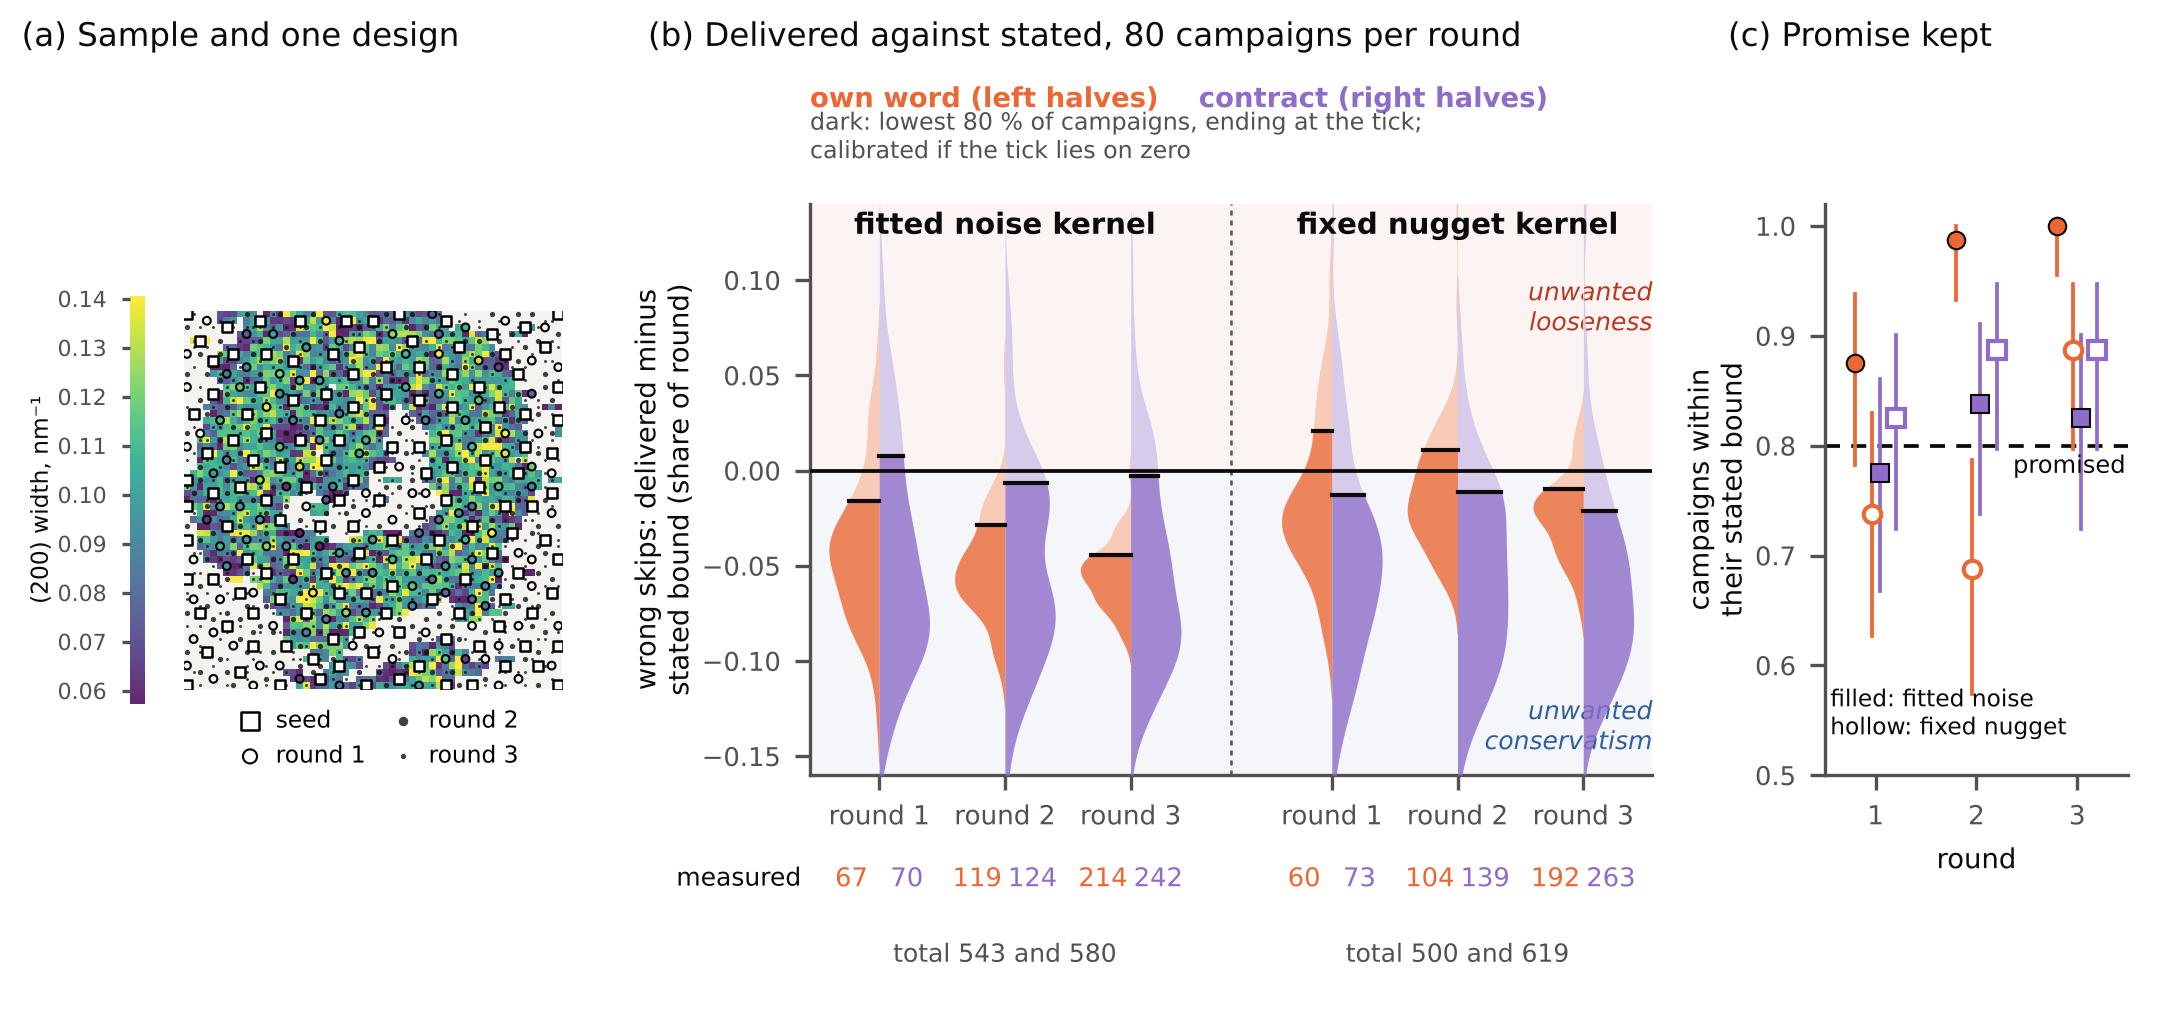

This figure's Python source:
"""
Figure 1 (round 8): specified and calibrated in advance. NaCl (200)-width scan, 80 fresh hierarchical designs, one
Gaussian process on the staged plan (seed = levels 0-3, three rounds), budget 0.20 per round at confidence 0.80.
Per round the same frozen process and the same held-out calibration draw; on the leftover sites the cut is set either
by the process's own uncertainty (joint posterior draws) or by the calibration draw (exact bound). Each cut is shown
in the campaign it drives. Two kernels of the same process: white noise fitted, or a fixed nugget.

(a) Measured width with the seed and the three rounds of one design.
(b) Per round and campaign: wrong skips delivered minus the bound stated before the round (share of the round).
    Dark: the lowest 80 % of campaigns, ending at the tick; calibrated if the tick lies on zero.
(c) Share of campaigns within their stated bound, against the 80 % promised (Clopper-Pearson 95 %).

    python manuscript/figures/fig_hook3.py
"""
from __future__ import annotations

import json
import sys
from pathlib import Path

import matplotlib.pyplot as plt
import numpy as np
from scipy.stats import beta, gaussian_kde

FIG = Path(__file__).resolve().parent
ROOT = FIG.parents[1]
sys.path.insert(0, str(FIG)); sys.path.insert(0, str(ROOT)); sys.path.insert(0, str(ROOT / "src"))

INK, INK2 = "#0b0b0b", "#52514e"
ORANGE, PURPLE = "#eb6834", "#8e6cc8"
RED, BLUE = "#b8391f", "#2f5f9e"
CONF = 0.80
KLAB = {"fitted": "fitted noise", "nugget": "fixed nugget"}


def cp(k, n, a=0.05):
    return (beta.ppf(a / 2, k, n - k + 1) if k > 0 else 0.0, beta.ppf(1 - a / 2, k + 1, n - k) if k < n else 1.0)


def arm(rr, kernel, cut):
    sub = [r for r in rr if r["kernel"] == kernel and r["driver"] == cut]
    N = np.array([[x["N"] for x in r["rounds"]] for r in sub])
    sk = np.array([[x[cut]["n_skip"] for x in r["rounds"]] for r in sub])
    wr = np.array([[x[cut]["realised"] for x in r["rounds"]] for r in sub])
    st = np.array([[x[cut]["stated"] for x in r["rounds"]] for r in sub])
    tot = np.array([r["measured"] for r in sub])
    return dict(d=wr / N - st, measured=(N - sk).mean(0), N=N.mean(0), total=tot.mean(), n=len(sub))


def main():
    plt.rcParams.update({"font.family": "DejaVu Sans", "font.size": 7.5, "axes.edgecolor": INK2,
                         "xtick.color": INK2, "ytick.color": INK2, "axes.labelcolor": INK})
    rr = [json.loads(l) for l in open(ROOT / "results/revision2/paired_gp.jsonl")]
    A = {(k, c): arm(rr, k, c) for k in ("fitted", "nugget") for c in ("uq", "contract")}

    from fig_datasets import nacl_fwhm
    from experiments.nacl_saxs.adapter import load as nload
    img, _, (xs, ys), _, _ = nacl_fwhm()
    ds, grid = nload()
    xy = np.asarray(grid["xy_mm"], float)

    fig = plt.figure(figsize=(7.2, 3.4))
    # (a)
    axg = fig.add_axes([0.085, 0.22, 0.175, 0.58]); axg.set_facecolor("#f4f3ef")
    vmin, vmax = np.nanpercentile(img, 5), np.nanpercentile(img, 95)
    imw = axg.imshow(img, origin="lower", cmap="viridis", alpha=0.85, vmin=vmin, vmax=vmax, interpolation="nearest")
    rxy = xy[np.asarray(ds.meta["raster_index"])]
    dix = np.searchsorted(xs, rxy[:, 0].round(4)); diy = np.searchsorted(ys, rxy[:, 1].round(4)); lv = np.asarray(ds.levels)
    axg.scatter(dix[lv <= 3], diy[lv <= 3], s=6, c="white", marker="s", lw=0.6, edgecolors="black", zorder=5, label="seed")
    for r, (L, sz) in enumerate(zip((4, 5, 6), (3.5, 1.6, 0.5))):
        m = lv == L
        if r == 0:
            axg.scatter(dix[m], diy[m], s=sz, facecolors="none", edgecolors="black", lw=0.5, zorder=4, label="round 1")
        else:
            axg.scatter(dix[m], diy[m], s=sz, c="#111111", lw=0, alpha=0.8, zorder=3, label=f"round {r + 1}")
    axg.set_xlim(-0.5, img.shape[1] - 0.5); axg.set_ylim(-0.5, img.shape[0] - 0.5)
    axg.set_xticks([]); axg.set_yticks([])
    for sp in axg.spines.values():
        sp.set_visible(False)
    axg.legend(loc="upper center", bbox_to_anchor=(0.5, 0.0), ncol=2, frameon=False, fontsize=5.6,
               handletextpad=0.1, columnspacing=0.6, markerscale=1.8)
    cwx = fig.add_axes([0.06, 0.31, 0.007, 0.40])
    cw = fig.colorbar(imw, cax=cwx); cw.outline.set_visible(False); cw.solids.set_alpha(0.85)
    cw.ax.tick_params(labelsize=5.3, length=2); cwx.yaxis.set_ticks_position("left"); cwx.yaxis.set_label_position("left")
    cw.set_label("(200) width, nm⁻¹", fontsize=5.6, labelpad=1)
    fig.text(0.01, 0.955, "(a) Sample and one design", fontsize=7.8, color=INK)

    # (b)
    axb = fig.add_axes([0.375, 0.24, 0.39, 0.56])
    lo_y, hi_y = -0.16, 0.14
    axb.axhspan(0, hi_y, color=RED, alpha=0.05, lw=0, zorder=0); axb.axhspan(lo_y, 0, color=BLUE, alpha=0.05, lw=0, zorder=0)
    xpos = {("fitted", j): j for j in range(3)}; xpos.update({("nugget", j): 3.6 + j for j in range(3)})
    for kernel in ("fitted", "nugget"):
        for j in range(3):
            x0 = xpos[(kernel, j)]
            for side, cut, col in ((-1, "uq", ORANGE), (1, "contract", PURPLE)):
                v = A[(kernel, cut)]["d"][:, j]
                y = np.linspace(lo_y, hi_y, 600)
                dd = gaussian_kde(v, bw_method=0.35)(y); dd = dd / dd.max() * 0.4; k = dd > 0.004
                q = float(np.quantile(v, CONF))
                low = k & (y <= q); high = k & (y >= q)
                axb.fill_betweenx(y[low], x0, x0 + side * dd[low], color=col, alpha=0.8, lw=0, zorder=3)
                axb.fill_betweenx(y[high], x0, x0 + side * dd[high], facecolor="white", lw=0, zorder=2)
                axb.fill_betweenx(y[high], x0, x0 + side * dd[high], color=col, alpha=0.35, lw=0, zorder=3)
                wq = float(np.interp(q, y, dd))
                axb.plot([x0, x0 + side * max(wq, 0.07)], [q, q], color=INK, lw=1.0, zorder=4)
                axb.text(x0 + side * 0.22, lo_y - 0.048, f"{A[(kernel, cut)]['measured'][j]:.0f}", ha="center", va="top",
                         fontsize=6.2, color=col, clip_on=False)
        mid = np.mean([xpos[(kernel, j)] for j in range(3)])
        axb.text(mid, hi_y - 0.004, f"{KLAB[kernel]} kernel", ha="center", va="top", fontsize=7.0, color=INK,
                 fontweight="bold", zorder=6)
        axb.text(mid, lo_y - 0.088, f"total {A[(kernel, 'uq')]['total']:.0f} and {A[(kernel, 'contract')]['total']:.0f}",
                 ha="center", va="top", fontsize=6.0, color=INK2, clip_on=False)
    axb.axhline(0, color=INK, lw=0.9, zorder=5)
    axb.axvline(2.8, color=INK2, lw=0.6, ls=(0, (2, 2)))
    ticks = [xpos[(k, j)] for k in ("fitted", "nugget") for j in range(3)]
    axb.set_xticks(ticks, [f"round {j + 1}" for _ in range(2) for j in range(3)], fontsize=6.3)
    axb.text(-0.62, lo_y - 0.048, "measured", ha="right", va="top", fontsize=6, color=INK, clip_on=False)
    axb.text(6.15, 0.085, "unwanted\nlooseness", fontsize=6, color=RED, style="italic", ha="right", va="center", zorder=1)
    axb.text(6.15, -0.135, "unwanted\nconservatism", fontsize=6, color=BLUE, style="italic", ha="right", va="center", zorder=1)
    axb.set_xlim(-0.55, 6.15); axb.set_ylim(lo_y, hi_y)
    axb.set_ylabel("wrong skips: delivered minus\nstated bound (share of round)", fontsize=6.6, labelpad=1)
    axb.tick_params(axis="y", labelsize=6.2)
    for s_ in ("top", "right"):
        axb.spines[s_].set_visible(False)
    fig.text(0.30, 0.955, "(b) Delivered against stated, 80 campaigns per round", fontsize=7.8, color=INK)
    fig.text(0.375, 0.895, "own word (left halves)", fontsize=6.6, color=ORANGE, fontweight="bold")
    fig.text(0.555, 0.895, "contract (right halves)", fontsize=6.6, color=PURPLE, fontweight="bold")
    fig.text(0.375, 0.845, "dark: lowest 80 % of campaigns, ending at the tick;\ncalibrated if the tick lies on zero", fontsize=5.7, color=INK2, linespacing=1.1)

    # (c)
    axc = fig.add_axes([0.845, 0.24, 0.14, 0.56])
    axc.axhline(CONF, color=INK, lw=0.9, ls=(0, (4, 3)))
    axc.text(3.48, CONF - 0.008, "promised", fontsize=5.8, color=INK, ha="right", va="top")
    for kernel, mfc_on, dx in (("fitted", True, -0.08), ("nugget", False, 0.08)):
        for cut, col, mk, off in (("uq", ORANGE, "o", -0.12), ("contract", PURPLE, "s", 0.12)):
            d = A[(kernel, cut)]["d"]; n = d.shape[0]
            for j in range(3):
                kk = int((d[:, j] <= 1e-12).sum()); lo, hi = cp(kk, n)
                x = j + 1 + off + dx
                axc.plot([x, x], [lo, hi], color=col, lw=0.9)
                axc.plot(x, kk / n, mk, ms=4.2, mfc=col if mfc_on else "white", mec=col if not mfc_on else INK,
                         mew=1.0 if not mfc_on else 0.5, zorder=3)
    axc.set_xlim(0.5, 3.5); axc.set_ylim(0.5, 1.02)
    axc.set_xticks([1, 2, 3], ["1", "2", "3"], fontsize=6.3); axc.set_xlabel("round", fontsize=6.6)
    axc.set_yticks([0.5, 0.6, 0.7, 0.8, 0.9, 1.0]); axc.tick_params(axis="y", labelsize=6.2)
    axc.set_ylabel("campaigns within\ntheir stated bound", fontsize=6.6, labelpad=1)
    for s_ in ("top", "right"):
        axc.spines[s_].set_visible(False)
    axc.text(0.55, 0.53, "filled: fitted noise\nhollow: fixed nugget", fontsize=5.6, color=INK, va="bottom")
    fig.text(0.80, 0.955, "(c) Promise kept", fontsize=7.8, color=INK)

    for ext in ("png", "pdf"):
        fig.savefig(FIG / f"fig_hook3.{ext}", dpi=300)
    for kk, v in A.items():
        print(kk, "q80", np.quantile(v["d"], CONF, axis=0).round(3), "within", (v["d"] <= 1e-12).mean(0).round(3), "total", round(v["total"]))


if __name__ == "__main__":
    main()
